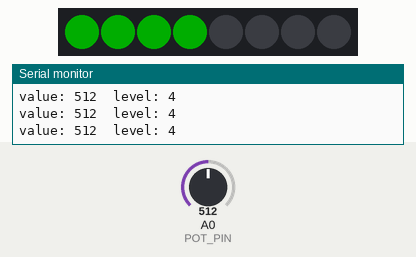
A sketch run on a simulated Arduino Uno, built with avr-gcc and run on an emulated ATmega328P. On the bench: 8 RGB LEDs in strip order, left to right, the last lines printed to the serial monitor. The inputs (shaded band) are chosen by the test bench; at power-on: A0 (POT_PIN) = 512. Dim RGB values are drawn brighter than linear.

Above: at 1.2 s.
1.3 s: A0 (POT_PIN) set to 0
At 2.2 s:
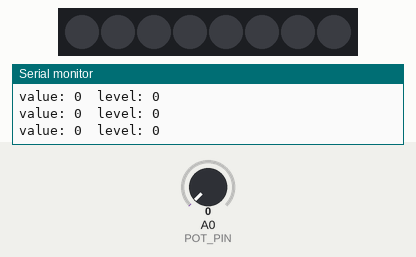
2.8 s: A0 (POT_PIN) set to 993
At 3.8 s:
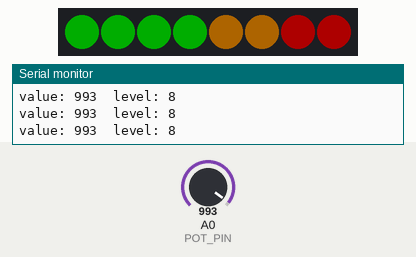
4.3 s: A0 (POT_PIN) set to 1007
5.8 s: A0 (POT_PIN) set to 900
At 6.8 s:
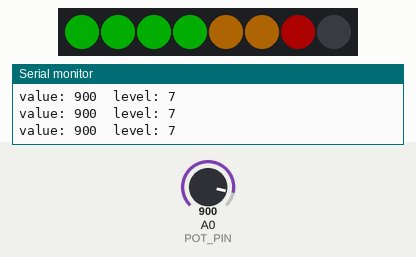
7.3 s: A0 (POT_PIN) set to 716
At 8.5 s:
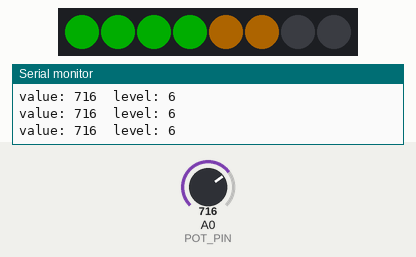
8.8 s: A0 (POT_PIN) set to 511
At 9.7 s:
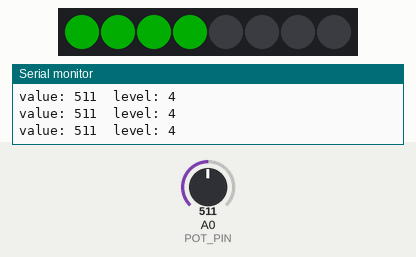
Timing chart, 0 to 11.3 s (numbered marks = the images above; inputs shaded):
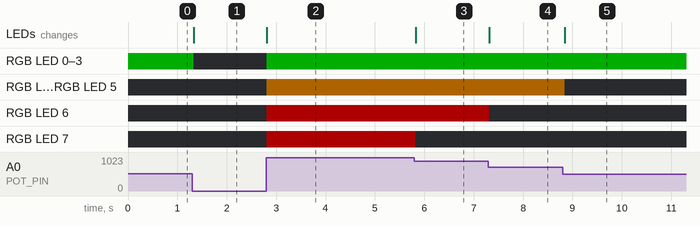

The sketch:

NeoPixel_Gauge.ino
```cpp
// 아두이노 우노 A0 가변저항으로 네오픽셀 8구(10번 핀) 게이지 채우기
// 가변저항을 돌린 만큼 네오픽셀이 0개 ~ 8개까지 차오름 (초록 → 노랑 → 빨강)
// Adafruit NeoPixel 라이브러리 필요 (라이브러리 매니저에서 "Adafruit NeoPixel" 설치)

#include <Adafruit_NeoPixel.h>              // 네오픽셀 라이브러리

const int POT_PIN = A0;                     // 가변저항 핀
const int PIXEL_PIN = 10;                   // 네오픽셀 신호선 핀
const int PIXEL_COUNT = 8;                  // 네오픽셀 개수
const int BRIGHTNESS = 50;                  // 전체 밝기 (0~255), 너무 밝으면 눈부시고 전류를 많이 먹음

Adafruit_NeoPixel strip(PIXEL_COUNT, PIXEL_PIN, NEO_GRB + NEO_KHZ800);  // 네오픽셀 객체 만들기

void setup()    // 한 번만 실행
{
  Serial.begin(9600);                       // 시리얼 통신 시작, 통신 속도 9600bps
  strip.begin();                            // 네오픽셀 시작
  strip.setBrightness(BRIGHTNESS);          // 전체 밝기 설정
  strip.show();                             // 처음에는 모두 끄기
}

void loop()     //무한히 반복
{
  int value = analogRead(POT_PIN);                  // 가변저항 값 읽기 (0~1023)
  int level = (long)value * (PIXEL_COUNT + 1) / 1024;  // 0~1023 값을 켤 개수 0~8로 바꾸기 (9단계로 고르게 나눔)

  for (int i = 0; i < PIXEL_COUNT; i++)     // 0번부터 7번 네오픽셀까지
  {
    if (i < level)                          // 게이지 안에 들어가는 칸이면 켜기
    {
      if (i < 4)      strip.setPixelColor(i, strip.Color(0, 255, 0));    // 1~4번째 칸: 초록
      else if (i < 6) strip.setPixelColor(i, strip.Color(255, 150, 0));  // 5~6번째 칸: 노랑
      else            strip.setPixelColor(i, strip.Color(255, 0, 0));    // 7~8번째 칸: 빨강
    }
    else                                    // 게이지 밖의 칸이면
    {
      strip.setPixelColor(i, 0);            // 끄기
    }
  }
  strip.show();                             // 설정한 색을 네오픽셀에 반영

  Serial.print("value: ");          // 시리얼 모니터에 글자 출력
  Serial.print(value);              // 가변저항 값 출력
  Serial.print("  level: ");        // 시리얼 모니터에 글자 출력
  Serial.println(level);            // 켜진 개수 출력하고 줄 바꿈
  delay(50);                        // 0.05초 대기, 50ms 기다림
}
```

Measured:
- after the input at 1.3 s, RGB LED 0–3: RGB(0, 50, 0) → off at once; the LEDs: change at once (image 1)
- after the input at 2.8 s, RGB LED 0–3: off → RGB(0, 50, 0) at once; RGB LED 4, RGB LED 5: off → RGB(50, 29, 0) at once; RGB LED 6, RGB LED 7: off → RGB(50, 0, 0) at once; the LEDs: change at once (image 2)
- after the input at 5.8 s, RGB LED 7: RGB(50, 0, 0) → off at once; the LEDs: change at once (image 3)
- after the input at 7.3 s, RGB LED 6: RGB(50, 0, 0) → off at once; the LEDs: change at once (image 4)
- after the input at 8.8 s, RGB LED 4, RGB LED 5: RGB(50, 29, 0) → off after 0.05 s; the LEDs: change after 0.05 s (image 5)
